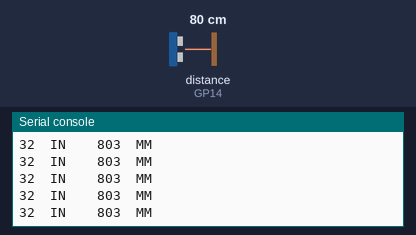
The program below on a simulated Raspberry Pi Pico running MicroPython. Parts: the last lines printed to the serial console. The inputs (shaded band) are chosen by the test bench; at power-on: distance to the obstacle (sensor on GP14) 80 cm. The echo pulse lasts 58.3 µs per cm.

Above: at 1.2 s.
1.3 s: distance to the obstacle (sensor on GP14) set to 2 cm
At 1.6 s:
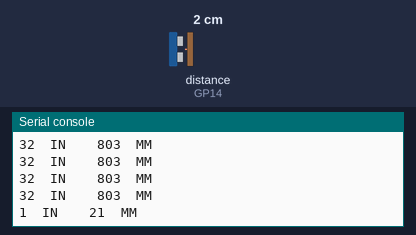
2.8 s: distance to the obstacle (sensor on GP14) set to 4 cm
At 2.8 s:
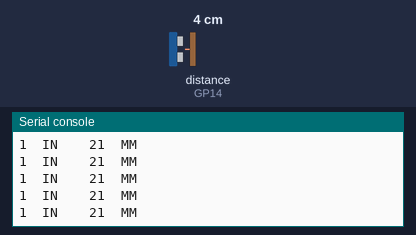
Timing chart, 0 to 5.8 s (numbered marks = the images above; inputs shaded):
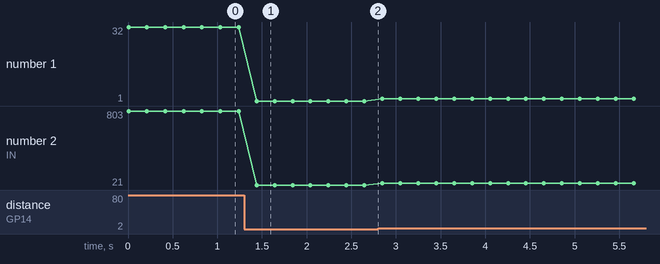

The program:

HC-SR04_Sonar-2.py
```python
#HC-SR04 Sonar Demo
#Takes a measurement every 200 milliseconds
#Returns Inch and MM values - if bad reading returns -999 for both
#
#Follow wiring provided on YouTube video
#It is important to add a voltage divider on TRIG & ECHO between the PICO & HCSR04

from machine import Pin
import utime

Trig = Pin(15, Pin.OUT)
Echo = Pin(14, Pin.IN, Pin.PULL_DOWN)

def Get_Measurement():
    MMPerMicroSecond = 0.343                #varible for handling conversion from time to MM distance
    InchesPerMicroSecond = 0.0135039        #varible for handling conversion from time to INCH distance
    Read_Quality = "GOOD"

    Trig.low()          #Start with device in known, LOW state
    utime.sleep_us(20)  #Give time for sensor to clear itself
    Trig.high()         #This tells the sensor to send the sound pulses
    utime.sleep_us(10)  #This is the duration of trigger signal
    Trig.low()          #Set low to end trigger signal

    while Echo.value() == 0:           #loop until the transmitting sound pulses end
        StartTime = utime.ticks_us()   #Record that moment in time

    while Echo.value() == 1:           #loop until the echo is heard
        EndTime = utime.ticks_us()     #Record that moment in time
        Dur  = EndTime - StartTime
        if Dur > 24000:                #It has taken too much time, bad reading so abort
            Read_Quality = "FAIL"
            break

    if Read_Quality == "GOOD":
        Dur  = EndTime - StartTime           #Duration of bi-direction sound movement
        Dur  = Dur / 2                       #Divide the duration by two - only measure one-way trip
        I_Dist = (Dur * InchesPerMicroSecond)#Multiply Duration * Inches Per micro-second
        I_Dist = round(I_Dist)               #Round the value to a whole inch
        M_Dist = (Dur * MMPerMicroSecond)    #Multiply Duration * MM Per micro-second
        M_Dist = round(M_Dist)               #Round the value to a whole inch
        return I_Dist, M_Dist
    else:
        I_Dist = -999                        #Make it obvious there is a bad reading
        M_Dist = -999
        return I_Dist, M_Dist


while True:
    Inch_Dist, MM_Dist = Get_Measurement()   #Run the function and fetch the values from the device
    #print(Inch_Dist,MM_Dist)                #Print all results, including the bad ones (-999, -999)
    if Inch_Dist > 0:                        #Filter out the bad results to make it easier for processing
        print(Inch_Dist," IN   ",MM_Dist," MM")             #Print only good results
    utime.sleep(.2)                          #slow down the loop - Do not reduce this without checking
                                             #to make sure we are not calling the function while it is
                                             #processing the previous readings.
```

Measured:
- after the input at 1.3 s, the serial console: prints a new line after 0.14 s (image 1)
- plotted number 1: 32 → 1 after the input at 1.3 s, 1 → 2 after the input at 2.8 s
- plotted number 2: 803 → 21 after the input at 1.3 s, 21 → 41 after the input at 2.8 s
